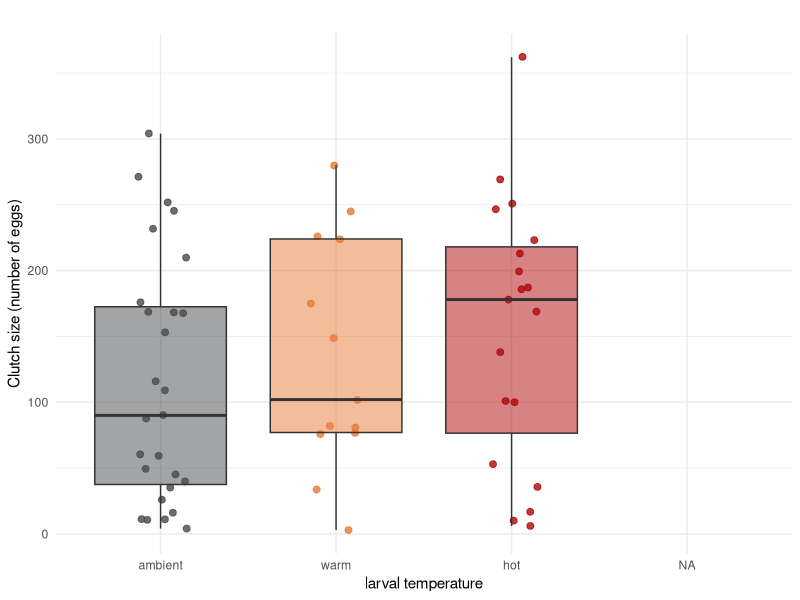
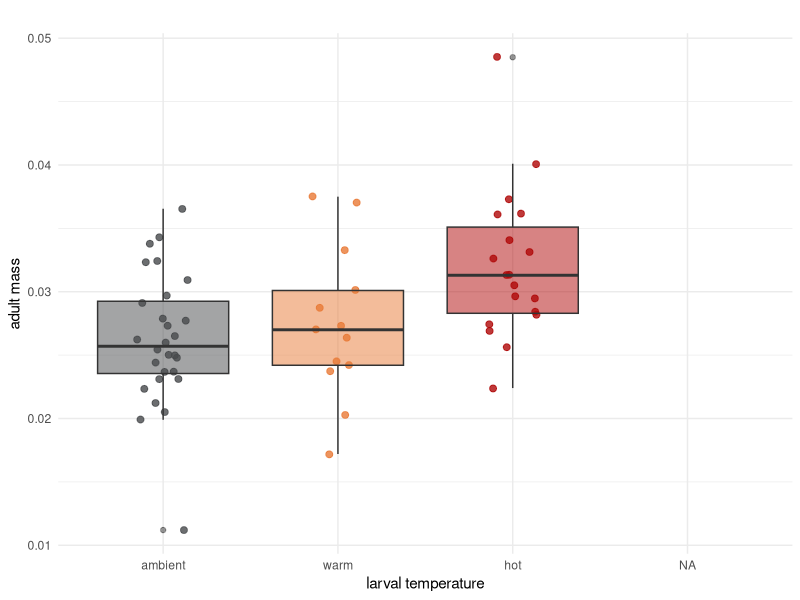
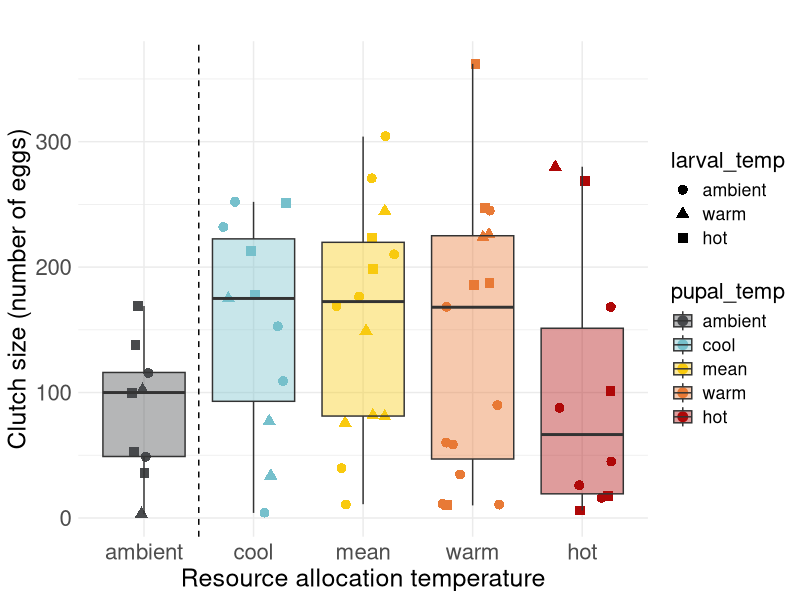
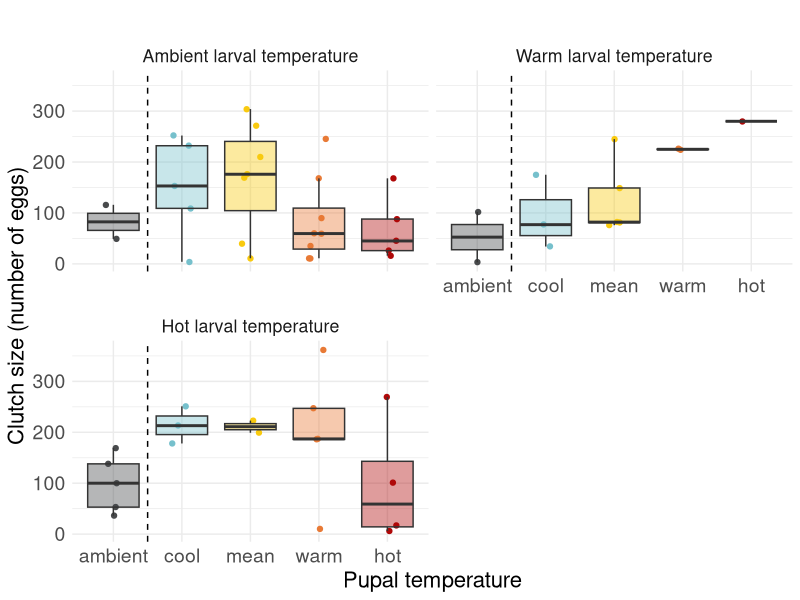
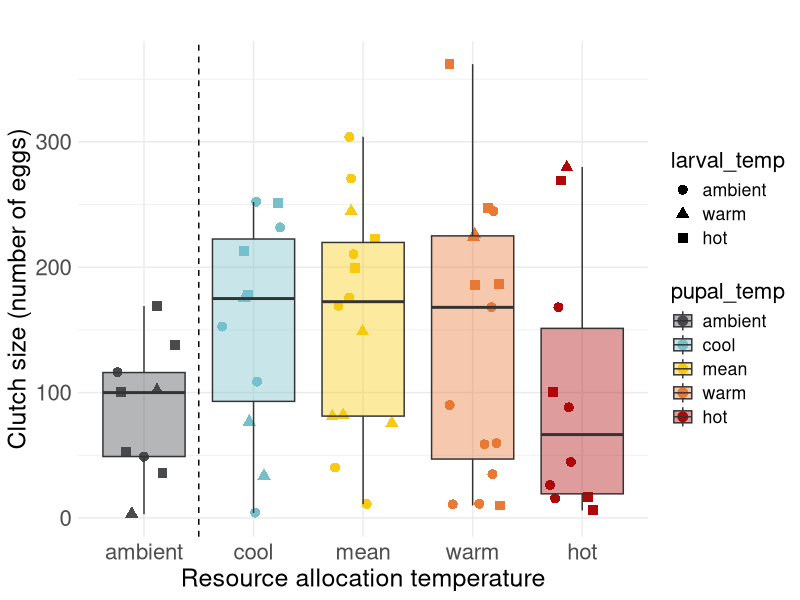
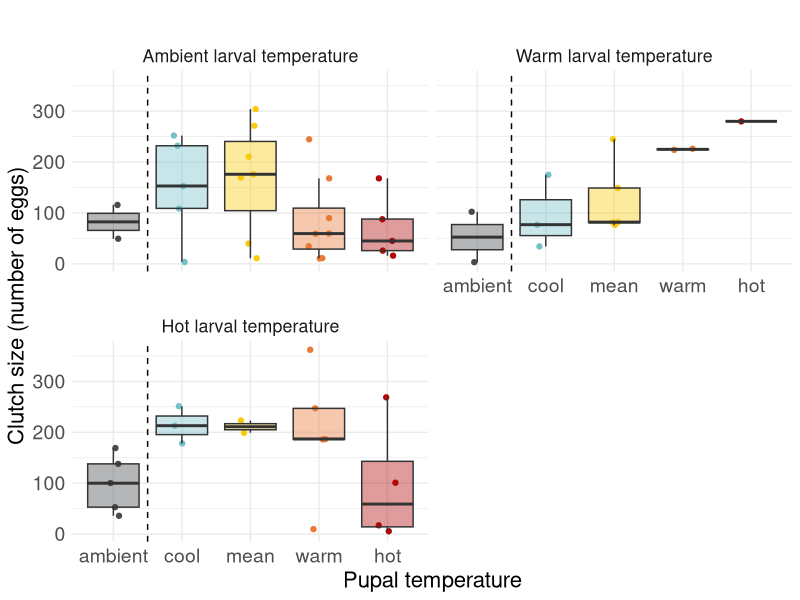

The R script that drew these images, in order: (Note: this script raises an error after producing the figures.)
## ---- chunk 1
library(here)
library(ggplot2)
library(tidyverse)
library(lme4)
## ---- chunk 2
#read in my dataset
results <- read.csv(here("data", "results.csv"))

#read in the blinded results
blinded_results <- read.csv(here("data", "results - blinded.csv"))

#join them together by clutch_code

results <- results %>%
  left_join(blinded_results, by = "clutch_code")


## ---- chunk 3



#convert the larval temperatures to factors
results$larval_temp <- factor(results$larval_temp,
                             levels = c("wild", "ambient", "cool", "mean", "warm", "hot")
                            )
#assign colours to the temperatures                           
temp_cols <- c(
  wild = "#D0CDCE",
  ambient = "#484A4C",
  cool    = "#76C0CC",
  mean    = "#F9CA0F",
  warm    = "#E87A36",
  hot     = "#AF0808")

## ---- chunk 4



ggplot(results, aes(x = larval_temp, y = total_eggs, fill = larval_temp)) +
  geom_jitter(aes(color = larval_temp), width = 0.15, size = 2, alpha = 0.8) +
  geom_boxplot(alpha = 0.5) +
  scale_x_discrete(labels = levels(factor(results$larval_temp))) +
  scale_fill_manual(values = temp_cols) +
  scale_color_manual(values = temp_cols) + 
  theme_minimal() +
  theme(legend.position = "none") +
  labs(x = "larval temperature", y = "Clutch size (number of eggs)", title = "")


lm3 <- lm(total_eggs ~ pupal_temp + female_mass, data = results)

summary(lm3)
## ---- chunk 5
ggplot(results, aes(x = larval_temp, y = female_mass, fill = larval_temp)) +
  geom_jitter(aes(color = larval_temp), width = 0.15, size = 2, alpha = 0.8) +
  geom_boxplot(alpha = 0.5) +
  scale_x_discrete(labels = levels(factor(results$larval_temp))) +
  scale_fill_manual(values = temp_cols) +
  scale_color_manual(values = temp_cols) + 
  theme_minimal() +
  theme(legend.position = "none") +
  labs(x = "larval temperature", y = "adult mass", title = "")
## ---- chunk 6
#Trim whitespace
results$pupal_temp <- tolower(trimws(results$pupal_temp))

#convert the PUPAL temperatures to factors
results$pupal_temp <- factor(results$pupal_temp,
                             levels = c("wild", "ambient", "cool", "mean", "warm", "hot")
                            )
#remove all rows with NA in total_eggs column
results <- results %>%
  filter(!is.na(total_eggs))

#assign colours to the temperatures                           
temp_cols <- c(
  wild = "#D0CDCE",
  ambient = "#484A4C",
  cool    = "#76C0CC",
  mean    = "#F9CA0F",
  warm    = "#E87A36",
  hot     = "#AF0808")

## ---- chunk 7

set.seed(0)

plot_1 <- ggplot(results, aes(x = pupal_temp, y = total_eggs, fill = pupal_temp)) +
  geom_jitter(aes(color = pupal_temp, shape = larval_temp), width = 0.3, alpha = 1.5, size = 3) +
  geom_boxplot( alpha = 0.4) +
  geom_vline(xintercept = 1.5, linetype = "dashed", color = "black") +
  scale_x_discrete(labels = levels(factor(results$pupal_temp))) +
  scale_fill_manual(values = temp_cols) +
  scale_color_manual(values = temp_cols) + 
  theme_minimal() +
  theme(legend.position = "right",
        text = element_text(size = 16),
  axis.title = element_text(size = 18),
  axis.text = element_text(size = 16)) +
  labs(x = "Resource allocation temperature", y = "Clutch size (number of eggs)", title = "") 

plot_1

ggsave("clutch size and pupal temp.png", plot = plot_1, width = 10, height = 6, dpi = 300)


## ---- chunk 8
plot <- ggplot(results, aes(x = pupal_temp, y = total_eggs, fill = pupal_temp)) +
  geom_jitter(aes(color = pupal_temp), width = 0.15, alpha = 1.5) +
  geom_boxplot(alpha = 0.4, outlier.shape = NA) +
  geom_vline(xintercept = 1.5, linetype = "dashed", color = "black") +
  scale_x_discrete(labels = levels(factor(results$pupal_temp))) +
  scale_fill_manual(values = temp_cols) +
  scale_color_manual(values = temp_cols) + 
  theme_minimal() +
  facet_wrap(~ larval_temp, 
             ncol = 2,
             labeller = labeller(larval_temp = c(
      ambient = "Ambient larval temperature",
      warm    = "Warm larval temperature",
      hot     = "Hot larval temperature"))) +
  labs(x = "Pupal temperature", y = "Clutch size (number of eggs)", title = "") +
  theme(
      legend.position = "none",
      text = element_text(size = 16),
      axis.title = element_text(size = 16),
      axis.text = element_text(size = 14),
      panel.spacing.y = unit(2, "lines")
    )

plot

ggsave("clutch size figure.png", width = 10, height = 8, units = "in")
## ---- chunk 9

write_csv(results, "results so far.csv")

library(lmerTest)
#modelling clutch size and pupal temperature
#using a poisson link because it is count data

#lm2.0 <- lm(total_eggs ~ pupal_temp + larval_temp, data = results)

#lm2.1 <- lm(total_eggs ~ pupal_temp + larval_temp + female_mass , data = results)

#summary(lm2.1)

lm3 <- lmer(total_eggs ~ pupal_temp + larval_temp + female_mass + (1|maternal_clutch), data = results)

summary(lm3)

confint(lm3)

anova(lm3)

#exp(fixef(lm3))
#exp(confint(lm3, parm = names(fixef(lm3))))



lm4 <- glmer(log(total_eggs) ~ pupal_temp + larval_temp + female_mass + (1|maternal_clutch), family = "poisson", data = results)

summary(lm4)

predict(lm4, type = "response")

predict(lm4, newdata = new_df, type = "response")

## ---- chunk 10
females_44 <- filter(results, maternal_clutch == "44")

mean_mass <- mean(females_44$female_mass, na.rm = TRUE)
mean_mass

new_df <- expand.grid(
  pupal_temp  = unique(results$pupal_temp),
  larval_temp = unique(results$larval_temp),
  female_mass = mean_mass,
  maternal_clutch = 44   # <-- include random effect level
)
new_df

new_df$predicted_eggs <- predict(lm4, newdata = new_df, type = "response")


pred_link <- predict(lm4, newdata = new_df, type = "link", se.fit = TRUE)

new_df$fit_link <- pred_link$fit
new_df$se_link  <- pred_link$se.fit

# 95% CI on link scale
new_df$lower <- new_df$fit_link - 1.96 * new_df$se_link
new_df$upper <- new_df$fit_link + 1.96 * new_df$se_link

# back-transform
new_df$lower <- exp(new_df$lower)
new_df$upper <- exp(new_df$upper)


## ---- chunk 11
ggplot(results, aes(x = pupal_temp, y = female_mass, fill = pupal_temp)) +
  geom_jitter(aes(color = pupal_temp), width = 0.15, size = 2, alpha = 1.5) +
  geom_boxplot(alpha = 0.4) +
  scale_x_discrete(labels = levels(factor(results$pupal_temp))) +
  scale_fill_manual(values = temp_cols) +
  scale_color_manual(values = temp_cols) + 
  theme_minimal() +
  theme(legend.position = "none") +
  labs(x = "pupal temperature" , y = "adult mass", title = "")
## ---- chunk 12
#using the egg volume method
plot_2 <- ggplot(results, aes(x = pupal_temp, y = egg_mean_round_three
                    , fill = pupal_temp)) +
  geom_jitter(aes(color = pupal_temp, shape = larval_temp), width = 0.15, size = 3, alpha = 1.5) +
  geom_boxplot(alpha = 0.4, outlier.shape = NA) +
  geom_vline(xintercept = 1.5, linetype = "dashed", color = "black") +
  scale_x_discrete(labels = levels(factor(results$pupal_temp))) +
  scale_fill_manual(values = temp_cols) +
  scale_color_manual(values = temp_cols) + 
  theme_minimal() +
  theme(legend.position = "right",
        text = element_text(size = 16),
  axis.title = element_text(size = 16),
  axis.text = element_text(size = 18)) +  
  labs(x = "Resource allocation temperature", y = expression(Mean~egg~volume~(mm^3)), title = "") 
 
plot_2 

ggsave("egg volume and pupal temp.png", plot = plot_2, width = 10, height = 6, dpi = 300)



#using laura's egg measuring method
plot_3 <- ggplot(results, aes(x = pupal_temp, y = mean_area_laura_method
                    , fill = pupal_temp)) +
  geom_jitter(aes(color = pupal_temp, shape = larval_temp), width = 0.15, size = 3, alpha = 1.5) +
  geom_boxplot(alpha = 0.4, outlier.shape = NA) +
  geom_vline(xintercept = 1.5, linetype = "dashed", color = "black") +
  scale_x_discrete(labels = levels(factor(results$pupal_temp))) +
  scale_fill_manual(values = temp_cols) +
  scale_color_manual(values = temp_cols) + 
  theme_minimal() +
  theme(legend.position = "right",
        text = element_text(size = 16),
  axis.title = element_text(size = 16),
  axis.text = element_text(size = 18)) +  
  labs(x = "pupal temperature", y = expression(Mean~egg~area~(mm^2)), title = "") 

plot_3 

ggsave("egg area and pupal temp.png", plot = plot_3, width = 10, height = 6, dpi = 300)


plot_4 <- ggplot(results, aes(x = larval_temp, y = mean_area_laura_method
                    , fill = larval_temp)) +
  geom_jitter(aes(color = larval_temp, shape = pupal_temp), width = 0.15, size = 3, alpha = 1.5) +
  geom_boxplot(alpha = 0.4, outlier.shape = NA) +
  geom_vline(xintercept = 1.5, linetype = "dashed", color = "black") +
  scale_x_discrete(labels = levels(factor(results$larval_temp))) +
  scale_fill_manual(values = temp_cols) +
  scale_color_manual(values = temp_cols) + 
  theme_minimal() +
  theme(legend.position = "right",
        text = element_text(size = 16),
  axis.title = element_text(size = 16),
  axis.text = element_text(size = 18)) +  
  labs(x = "larval temperature", y = expression(Mean~egg~area~(mm^2)), title = "") 

plot_4 

## ---- chunk 13
#looking at repeatability of mean egg size - not really important anymore because i have done it on the raw results
ggplot(results, aes(x = egg_mean, y = egg_mean_blinded)) +
  geom_point() +
  geom_abline(intercept = 0, slope = 1)

lm4 <- lm(egg_mean_blinded ~ egg_mean, data = results)

summary(lm4)




ggplot(results, aes(x = egg_mean_round_three, y = mean_area_laura_method)) +
  geom_point()

lm5 <- lm(egg_mean_round_three ~ mean_area_laura_method, data = results)

summary(lm5)


## ---- chunk 14
#model egg volume and pupal temperature
lm1 <- lm(egg_mean_round_three ~ pupal_temp + female_mass, data = results)

summary(lm1) 

confint(lm1)

anova(lm1)

TukeyHSD(aov(lm1))
## ---- chunk 15
#looking for a tradeoff
ggplot(results, aes(x = egg_mean_round_three, y = total_eggs, fill = pupal_temp)) +
  geom_jitter(aes(color = pupal_temp)) +
  theme_minimal() +
  scale_color_manual(values = temp_cols) +
  labs(
    x = expression(egg~volume~(mm^3)),
    y = "Clutch size (number of eggs)",
    title = ""
  )
